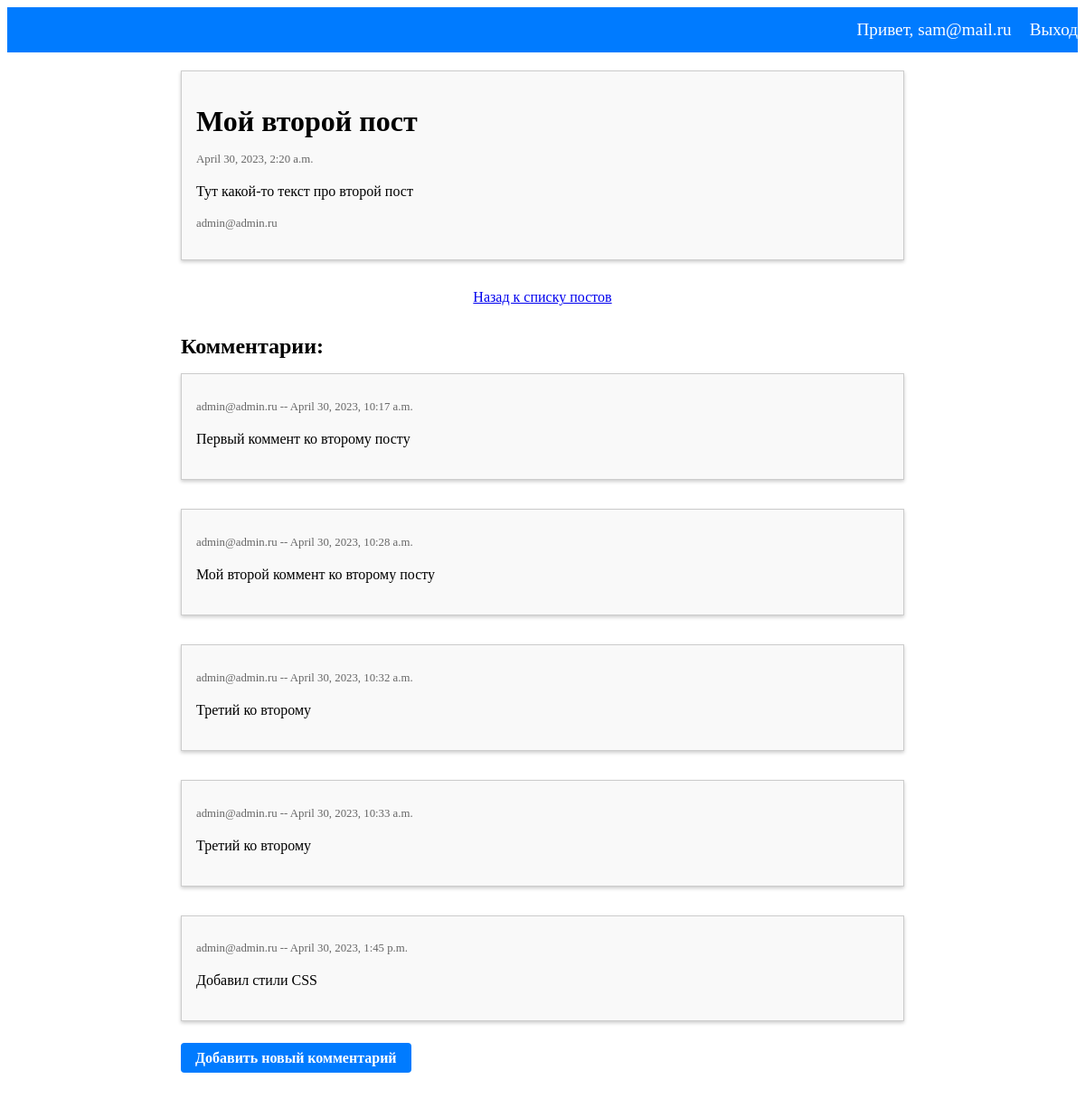
Page /2/ (signed in) on the committed database.
### users/models.py (models this page shows)
class CustomUser(AbstractBaseUser, PermissionsMixin):
    email = models.EmailField(_('email address'), unique=True)
    is_staff = models.BooleanField(default=False)
    is_active = models.BooleanField(default=True)
    date_joined = models.DateTimeField(default=timezone.now)
    USERNAME_FIELD = 'email'
    REQUIRED_FIELDS = []
    objects = CustomUserManager()
    def __str__(self):
        return self.email

### blog/models.py (models this page shows, shortened)
class Post(models.Model):
    title = models.CharField(max_length=255)
    text = models.TextField()
    created_date = models.DateTimeField(auto_now_add=True)
    author = models.ForeignKey(CustomUser, on_delete=models.CASCADE)

class Comment(models.Model):
    text = models.TextField()
    created_date = models.DateTimeField(auto_now_add=True)
    author = models.ForeignKey(CustomUser, on_delete=models.CASCADE)
    post = models.ForeignKey(Post, on_delete=models.CASCADE)

### blog/views.py (the view)
# urls.py: path('<int:pk>/', PostDetailView.as_view(), name='post_detail'),
class PostDetailView(DetailView):
    model = Post
    context_object_name = 'post'
    template_name = 'blog/post_detail.html'
    def get_context_data(self, **kwargs):
        context = super().get_context_data(**kwargs)
        post = self.get_object()
        comments = Comment.objects.filter(post=post)
        context['comments'] = comments
        return context

### blog/templates/blog/post_detail.html (shortened to what this page needs)
{% extends 'blog/base.html' %}
{% block body %}
<div class="post">
  <h1 class="post-title">
    {{ post.title }}
  </h1>
  <p class="post-date">
    {{ post.created_date }}
  </p>
  <p class="post-text">
    {{ post.text }}
  </p>
  <p class="post-author">
    {{ post.author }}
  </p>
</div>
<p class="back-link">
  <a href="{% url 'blog:post_list' %}">Назад к списку постов</a>
</p>
<h2 class="comment-heading">
  Комментарии:
</h2>
<ul class="comment-list">
  {% for comment in comments %}
  <li class="comment">
    <p class="comment-info">
      {{ comment.author }} -- {{ comment.created_date }}
    </p>
    <p class="comment-text">
      {{ comment.text }}
    </p>
  </li>
  {% empty %}
  <p class="no-comment">
    Пока никто не оставил комментарий
  </p>
  {% endfor %}
</ul>
<p class="add-comment-link">
  <a href="{% url 'blog:comment_create' pk=post.pk %}">Добавить новый комментарий</a>
</p>
{% endblock %}

### blog/templates/blog/base.html (shortened to what this page needs)
<!DOCTYPE html>
<html lang="ru">
<head>
  {% load static %}
  <link rel="stylesheet" type="text/css" href="{% static 'css/style.css' %}">
</head>
<body>
  <ul class="nav-list">
    {% if user.is_authenticated %}
    <li class="nav-item nav-link">Привет, {{ user.email }}</li>
    <li class="nav-item"><a class="nav-link" href="{% url 'users:logout' %}">Выход</a></li>
    {% else %}
    <li class="nav-item"><a class="nav-link" href="{% url 'users:login' %}">Вход</a></li>
    <li class="nav-item"><a class="nav-link" href="{% url 'users:user_create' %}">Регистрация</a></li>
    {% endif %}
  </ul>
  <div class="content-container">
    {% block body %}
    {% endblock %}
  </div>
</body>
</html>

### static/css/style.css (style rules this page uses)
.nav-list { margin: 0; padding: 0; list-style-type: none; display: flex; justify-content: flex-end; align-items: center; background-color: #007bff; height: 50px; }
.nav-item { margin-left: 20px; }
.nav-link { color: #fff; text-decoration: none; font-size: 1.2em; }
.content-container { max-width: 800px; margin: 0 auto; padding: 20px; }
.post { margin-bottom: 2rem; border: 1px solid #ccc; padding: 1rem; background-color: #f9f9f9; box-shadow: 0 2px 4px rgba(0, 0, 0, 0.2); }
.post-title { font-size: 1.5rem; margin-bottom: 1rem; }
.post-date { font-size: 0.8rem; color: #666; margin-bottom: 0.5rem; }
.post-text { font-size: 1rem; line-height: 1.5; margin-bottom: 1rem; }
.post-author { font-size: 0.8rem; color: #666; }
.post-title { font-size: 2rem; margin-bottom: 1rem; }
.post-author { font-size: 0.8rem; color: #666; margin-bottom: 1rem; }
.back-link { margin-top: 1rem; margin-bottom: 2rem; }
.comment-heading { font-size: 1.5rem; margin-bottom: 1rem; }
.comment-list { list-style: none; margin: 0; padding: 0; margin-bottom: 2rem; }
.comment { margin-bottom: 2rem; border: 1px solid #ccc; padding: 1rem; background-color: #f9f9f9; box-shadow: 0 2px 4px rgba(0, 0, 0, 0.2); }
.comment-info { font-size: 0.8rem; color: #666; margin-bottom: 0.5rem; }
.comment-text { font-size: 1rem; line-height: 1.5; margin-bottom: 1rem; }
.add-comment-link { margin-top: 2rem; }
.add-comment-link a { background-color: #007bff; color: #fff; padding: 0.5rem 1rem; border-radius: 0.25rem; text-decoration: none; font-weight: bold; }
.back-link { margin-top: 20px; text-align: center; }

### rows in the picture
CustomUser: email "sam@mail.ru"
Post: title "Мой второй пост", created_date "April 30, 2023, 2:20 a.m.", text "Тут какой-то текст про второй пост", author "admin@admin.ru"
Comment: author "admin@admin.ru", created_date "April 30, 2023, 10:17 a.m.", text "Первый коммент ко второму посту"
Comment: author "admin@admin.ru", created_date "April 30, 2023, 10:28 a.m.", text "Мой второй коммент ко второму посту"
Comment: author "admin@admin.ru", created_date "April 30, 2023, 10:32 a.m.", text "Третий ко второму"
Comment: author "admin@admin.ru", created_date "April 30, 2023, 10:33 a.m.", text "Третий ко второму"
Comment: author "admin@admin.ru", created_date "April 30, 2023, 1:45 p.m.", text "Добавил стили CSS"
